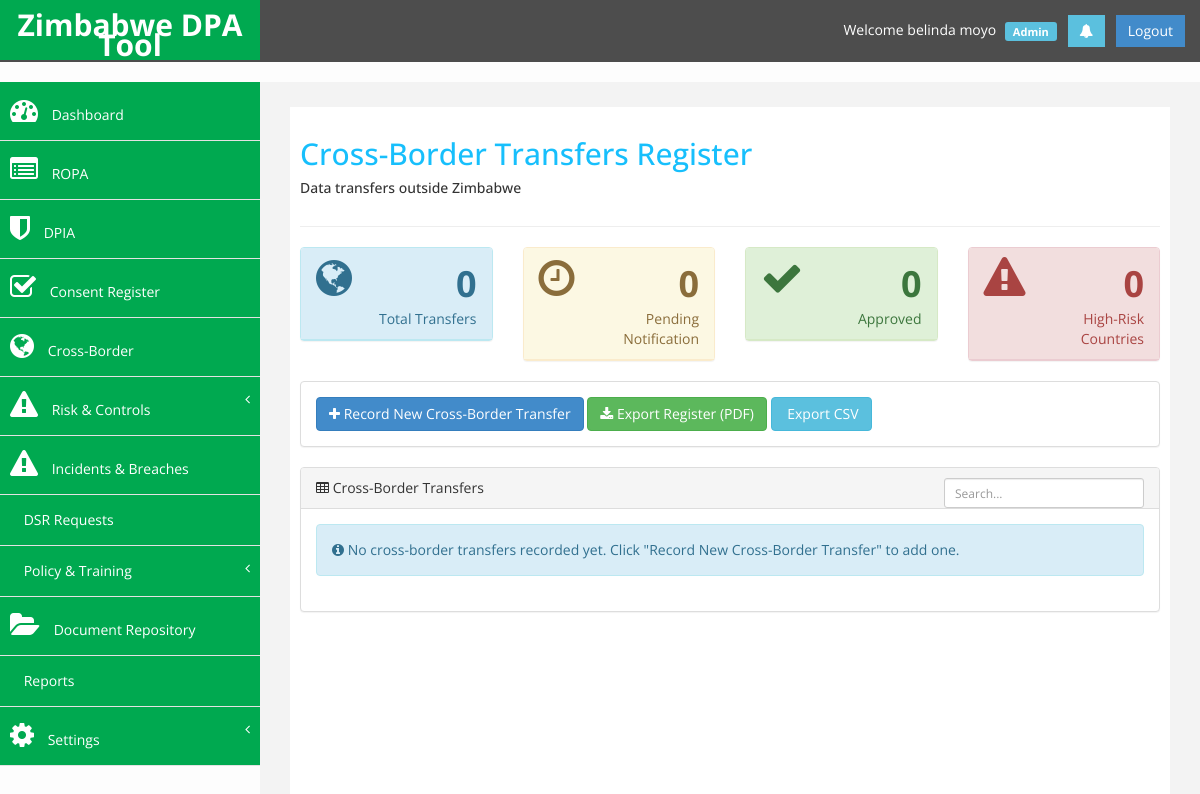
The app's page /crossborder_list.php (signed in), older data.
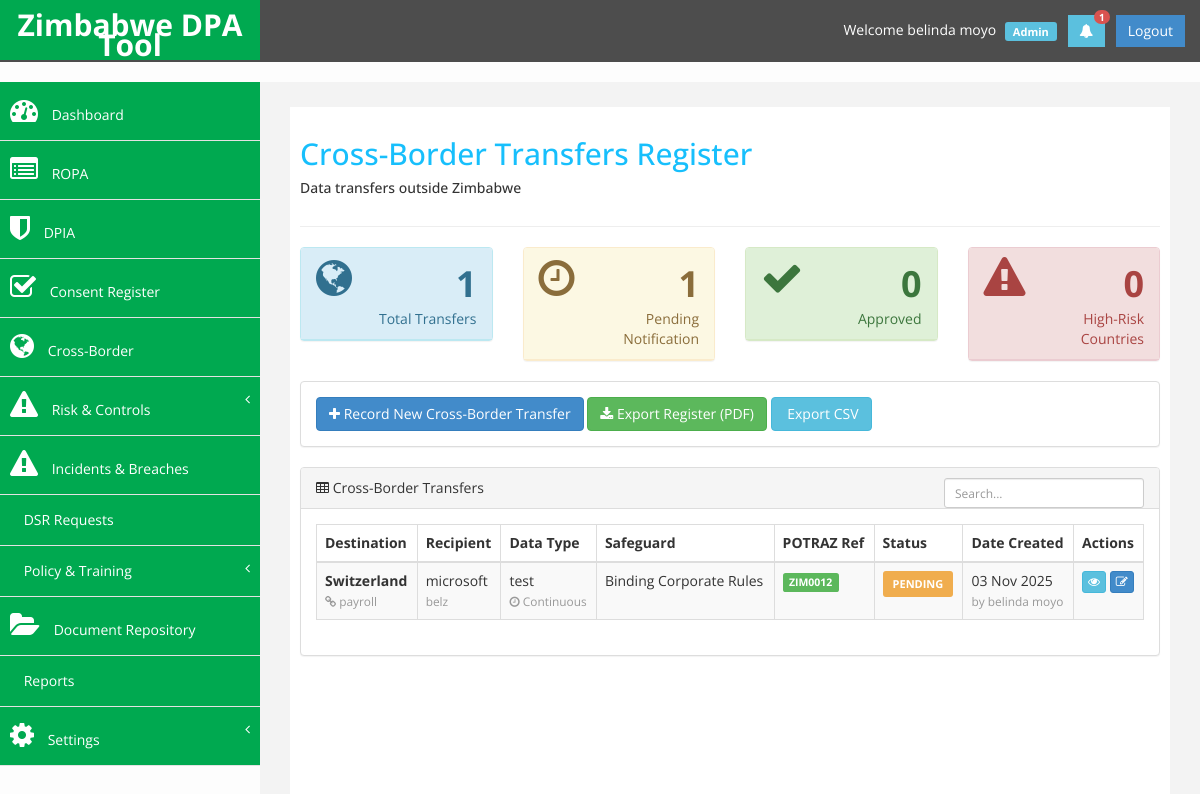
The same page, newer data.
### tables this page shows
CREATE TABLE `users` (
  `user_id` int(11) UNSIGNED NOT NULL,
  `org_id` int(11) UNSIGNED NOT NULL,
  `role_id` int(11) UNSIGNED NOT NULL,
  `dept_id` int(11) UNSIGNED DEFAULT NULL,
  `first_name` varchar(100) NOT NULL,
  `last_name` varchar(100) NOT NULL,
  `email` varchar(255) NOT NULL,
  `password` varchar(255) NOT NULL,
  `password_reset_required` tinyint(1) DEFAULT 0,
  `phone` varchar(50) DEFAULT NULL,
  `two_factor_enabled` tinyint(1) DEFAULT 0,
  `two_factor_secret` varchar(255) DEFAULT NULL,
  `status` enum('active','inactive','locked') DEFAULT 'active',
  `last_login` timestamp NULL DEFAULT NULL,
  `created_at` timestamp NOT NULL DEFAULT current_timestamp(),
  `updated_at` timestamp NOT NULL DEFAULT current_timestamp() ON UPDATE current_timestamp()
);

CREATE TABLE `roles` (
  `role_id` int(11) UNSIGNED NOT NULL,
  `role_name` varchar(50) NOT NULL,
  `role_description` text DEFAULT NULL,
  `permissions` longtext DEFAULT NULL CHECK (json_valid(`permissions`)),
  `created_at` timestamp NOT NULL DEFAULT current_timestamp()
);

CREATE TABLE `cross_border_transfers` (
  `cb_id` int(11) UNSIGNED NOT NULL,
  `org_id` int(11) UNSIGNED NOT NULL,
  `ropa_id` int(11) UNSIGNED DEFAULT NULL,
  `destination_country` varchar(100) NOT NULL,
  `recipient_org` varchar(255) NOT NULL,
  `recipient_contact` varchar(255) DEFAULT NULL,
  `data_type_transferred` text DEFAULT NULL,
  `transfer_frequency` enum('one-time','periodic','continuous') DEFAULT 'periodic',
  `safeguard_id` int(11) UNSIGNED DEFAULT NULL,
  `safeguard_details` text DEFAULT NULL,
  `potraz_notification_ref` varchar(100) DEFAULT NULL,
  `status` enum('pending','submitted','approved','blocked') DEFAULT 'pending',
  `submitted_at` timestamp NULL DEFAULT NULL,
  `approved_at` timestamp NULL DEFAULT NULL,
  `approval_notes` text DEFAULT NULL,
  `is_high_risk` tinyint(1) DEFAULT 0,
  `created_by` int(11) UNSIGNED NOT NULL,
  `created_at` timestamp NOT NULL DEFAULT current_timestamp(),
  `updated_at` timestamp NOT NULL DEFAULT current_timestamp() ON UPDATE current_timestamp()
);

CREATE TABLE `processing_activities` (
  `ropa_id` int(11) UNSIGNED NOT NULL,
  `org_id` int(11) UNSIGNED NOT NULL,
  `dept_id` int(11) UNSIGNED DEFAULT NULL,
  `activity_name` varchar(255) NOT NULL,
  `description` text DEFAULT NULL,
  `purpose_id` int(11) UNSIGNED DEFAULT NULL,
  `lawful_basis_id` int(11) UNSIGNED DEFAULT NULL,
  `retention_id` int(11) UNSIGNED DEFAULT NULL,
  `data_source` enum('internal','external','both') DEFAULT 'internal',
  `has_special_categories` tinyint(1) DEFAULT 0,
  `has_minors` tinyint(1) DEFAULT 0,
  `has_cross_border` tinyint(1) DEFAULT 0,
  `estimated_data_subjects` int(11) DEFAULT 0,
  `security_measures` text DEFAULT NULL,
  `status` enum('draft','validated','archived') DEFAULT 'draft',
  `created_by` int(11) UNSIGNED NOT NULL,
  `validated_by` int(11) UNSIGNED DEFAULT NULL,
  `validated_at` timestamp NULL DEFAULT NULL,
  `created_at` timestamp NOT NULL DEFAULT current_timestamp(),
  `updated_at` timestamp NOT NULL DEFAULT current_timestamp() ON UPDATE current_timestamp()
);

CREATE TABLE `safeguards` (
  `safeguard_id` int(11) UNSIGNED NOT NULL,
  `safeguard_name` varchar(255) NOT NULL,
  `safeguard_description` text DEFAULT NULL
);

### includes/auth.php (called while the page is built, shortened)
<?php
function is_logged_in() {
    return isset($_SESSION['dpa_user_id']) && isset($_SESSION['dpa_org_id']);
}
function get_current_user_id() {
    return $_SESSION['dpa_user_id'] ?? null;
}
function get_current_org_id() {
    return $_SESSION['dpa_org_id'] ?? null;
}
function get_current_dpa_user() {
    $user_id = get_current_user_id();
    $query = "SELECT u.*, r.role_name, o.org_name, d.dept_name
              FROM users u
              LEFT JOIN roles r ON u.role_id = r.role_id
              LEFT JOIN organizations o ON u.org_id = o.org_id
              LEFT JOIN departments d ON u.dept_id = d.dept_id
              WHERE u.user_id = ?";
    $stmt = db_query($query, [$user_id]);
    return db_fetch_one($stmt);
}
?>

### config/database.php (called while the page is built, shortened)
<?php
try {
    $dpa_db = new mysqli(DB_HOST, DB_USER, DB_PASS, DB_NAME);
    $dpa_db->set_charset(DB_CHARSET);
} catch (Exception $e) {
    die("Database connection error: " . $e->getMessage());
}
function db_query($query, $params = []) {
    global $dpa_db;
    $stmt = $dpa_db->prepare($query);
    if (!empty($params)) {
        $types = '';
        $values = [];
        foreach ($params as $param) {
            if (is_int($param)) {
                $types .= 'i';
            } elseif (is_float($param)) {
                $types .= 'd';
            } else {
                $types .= 's';
            }
            $values[] = $param;
        }
        $stmt->bind_param($types, ...$values);
    }
    $stmt->execute();
    return $stmt;
}
function db_fetch_all($stmt) {
    $result = $stmt->get_result();
    return $result->fetch_all(MYSQLI_ASSOC);
}
function db_fetch_one($stmt) {
    $result = $stmt->get_result();
    return $result->fetch_assoc();
}
?>

### crossborder_list.php (the view, shortened to what the rows shown need)
<?php
require_once 'config/database.php';
require_once 'includes/auth.php';
$org_id = get_current_org_id();
$query = "SELECT cb.*,
          pa.activity_name,
          s.safeguard_name,
          CONCAT(u.first_name, ' ', u.last_name) as created_by_name
          FROM cross_border_transfers cb
          LEFT JOIN processing_activities pa ON cb.ropa_id = pa.ropa_id
          LEFT JOIN safeguards s ON cb.safeguard_id = s.safeguard_id
          LEFT JOIN users u ON cb.created_by = u.user_id
          WHERE cb.org_id = ?
          ORDER BY cb.created_at DESC";
$stmt = db_query($query, [$org_id]);
$transfers = db_fetch_all($stmt);
?>
<!DOCTYPE html>
<html xmlns="http://www.w3.org/1999/xhtml">
<head>
    <link href="assets/css/bootstrap.css" rel="stylesheet" />
    <link href="assets/css/font-awesome.css" rel="stylesheet" />
    <link href="assets/css/custom.css" rel="stylesheet" />
</head>
<body>
    <div id="wrapper">
        <?php include 'includes/header.php'; ?>
        <div id="page-wrapper">
            <div id="page-inner">
                <div class="row">
                    <div class="col-md-12">
                        <h2>Cross-Border Transfers Register</h2>
                    </div>
                </div>
    <div class="row">
        <div class="col-md-12">
            <div class="panel panel-default">
                <div class="panel-body">
                    <?php if (empty($transfers)): ?>
                        <div class="alert alert-info">
                            <i class="fa fa-info-circle"></i>
                            No cross-border transfers recorded yet. Click "Record New Cross-Border Transfer" to add one.
                        </div>
                    <?php else: ?>
                        <div class="table-responsive">
                            <table class="table table-striped table-bordered table-hover" id="transfersTable">
                                <thead>
                                    <tr>
                                        <th>Destination</th>
                                        <th>Recipient</th>
                                        <th>Data Type</th>
                                        <th>Safeguard</th>
                                        <th>POTRAZ Ref</th>
                                        <th>Status</th>
                                        <th>Date Created</th>
                                        <th>Actions</th>
                                    </tr>
                                </thead>
                                <tbody>
                                    <?php foreach ($transfers as $transfer): ?>
                                        <tr>
                                            <td>
                                                <strong><?php echo htmlspecialchars($transfer['destination_country']); ?></strong>
                                                <?php if ($transfer['activity_name']): ?>
                                                    <br><small class="text-muted">
                                                        <i class="fa fa-link"></i> <?php echo htmlspecialchars($transfer['activity_name']); ?>
                                                    </small>
                                                <?php endif; ?>
                                            </td>
                                            <td>
                                                <?php echo htmlspecialchars($transfer['recipient_org']); ?>
                                                <?php if ($transfer['recipient_contact']): ?>
                                                    <br><small class="text-muted"><?php echo htmlspecialchars($transfer['recipient_contact']); ?></small>
                                                <?php endif; ?>
                                            </td>
                                            <td>
                                                <?php
                                                    $data_preview = strlen($transfer['data_type_transferred']) > 50
                                                        ? substr($transfer['data_type_transferred'], 0, 50) . '...'
                                                        : $transfer['data_type_transferred'];
                                                    echo htmlspecialchars($data_preview);
                                                ?>
                                                <br><small class="text-muted">
                                                    <i class="fa fa-clock-o"></i> <?php echo ucfirst($transfer['transfer_frequency']); ?>
                                                </small>
                                            </td>
                                            <td><?php echo htmlspecialchars($transfer['safeguard_name']); ?></td>
                                            <td>
                                                <?php if ($transfer['potraz_notification_ref']): ?>
                                                    <span class="label label-success">
                                                        <?php echo htmlspecialchars($transfer['potraz_notification_ref']); ?>
                                                    </span>
                                                <?php else: ?>
                                                    <span class="text-muted">Not notified</span>
                                                <?php endif; ?>
                                            </td>
                                            <td>
                                                <span class="status-badge status-<?php echo $transfer['status']; ?>">
                                                    <?php echo strtoupper($transfer['status']); ?>
                                                </span>
                                            </td>
                                            <td>
                                                <?php echo date('d M Y', strtotime($transfer['created_at'])); ?>
                                                <br><small class="text-muted">by <?php echo htmlspecialchars($transfer['created_by_name']); ?></small>
                                            </td>
                                            <td>
                                                <a href="crossborder_view.php?id=<?php echo $transfer['cb_id']; ?>" class="btn btn-info btn-xs" title="View Details">
                                                    <i class="fa fa-eye"></i>
                                                </a>
                                                <a href="crossborder_edit.php?id=<?php echo $transfer['cb_id']; ?>" class="btn btn-primary btn-xs" title="Edit">
                                                    <i class="fa fa-edit"></i>
                                                </a>
                                            </td>
                                        </tr>
                                    <?php endforeach; ?>
                                </tbody>
                            </table>
                        </div>
                    <?php endif; ?>
                </div>
            </div>
        </div>
    </div>
</div>
            </div>
        </div>
</body>
</html>

### includes/header.php (shortened to what the rows shown need)
<?php
require_once dirname(__DIR__) . '/includes/auth.php';
$current_user = get_current_dpa_user();
$_user_id = get_current_user_id();
$_org_id = get_current_org_id();
$notif_query = "SELECT COUNT(*) as count FROM notifications WHERE org_id = ? AND user_id = ? AND is_read = 0";
$notif_stmt = db_query($notif_query, [$_org_id, $_user_id]);
$unread_notifications = db_fetch_one($notif_stmt)['count'] ?? 0;
?>
<nav class="navbar navbar-default navbar-cls-top" role="navigation">
     <div class="navbar-header">
          <a class="navbar-brand" href="dashboard.php"><?php echo APP_NAME; ?></a>
     </div>
     <div class="navbar-user-info">
          Welcome <?php echo htmlspecialchars($current_user['first_name'] . ' ' . $current_user['last_name']); ?>
          <span class="badge role-badge"><?php echo htmlspecialchars($current_user['role_name']); ?></span>
          <a href="notifications.php" class="btn btn-info square-btn-adjust" style="position: relative;" title="Notifications">
               <i class="fa fa-bell"></i>
               <?php if ($unread_notifications > 0): ?>
               <span class="badge" style="position: absolute; top: -5px; right: -5px; background-color: #d9534f; color: white; font-size: 10px; padding: 2px 5px; border-radius: 10px;">
               </span>
               <?php endif; ?>
          </a>
          <a href="logout.php" class="btn btn-danger square-btn-adjust">Logout</a>
     </div>
</nav>

Row changes from the older to the newer data that the page shows:
added cross_border_transfers: destination_country "Switzerland", ropa.activity_name "payroll", recipient_org "microsoft", recipient_contact "belz", data_type_transferred "test", transfer_frequency "Continuous", safeguard.safeguard_name "Binding Corporate Rules", potraz_notification_ref "ZIM0012", status "PENDING", created_at "03 Nov 2025", created_by_name "belinda moyo"
Text that changed along with them:
$unread_notifications: (not shown) → "1"
$total_transfers: "0" → "1"
$pending_count: "0" → "1"
text no longer shown: "No cross-border transfers recorded yet. Click \"Record New Cross-Border Transfer\" to add one."
text now shown: "Destination Recipient Data Type Safeguard POTRAZ Ref Status Date Created Actions"
